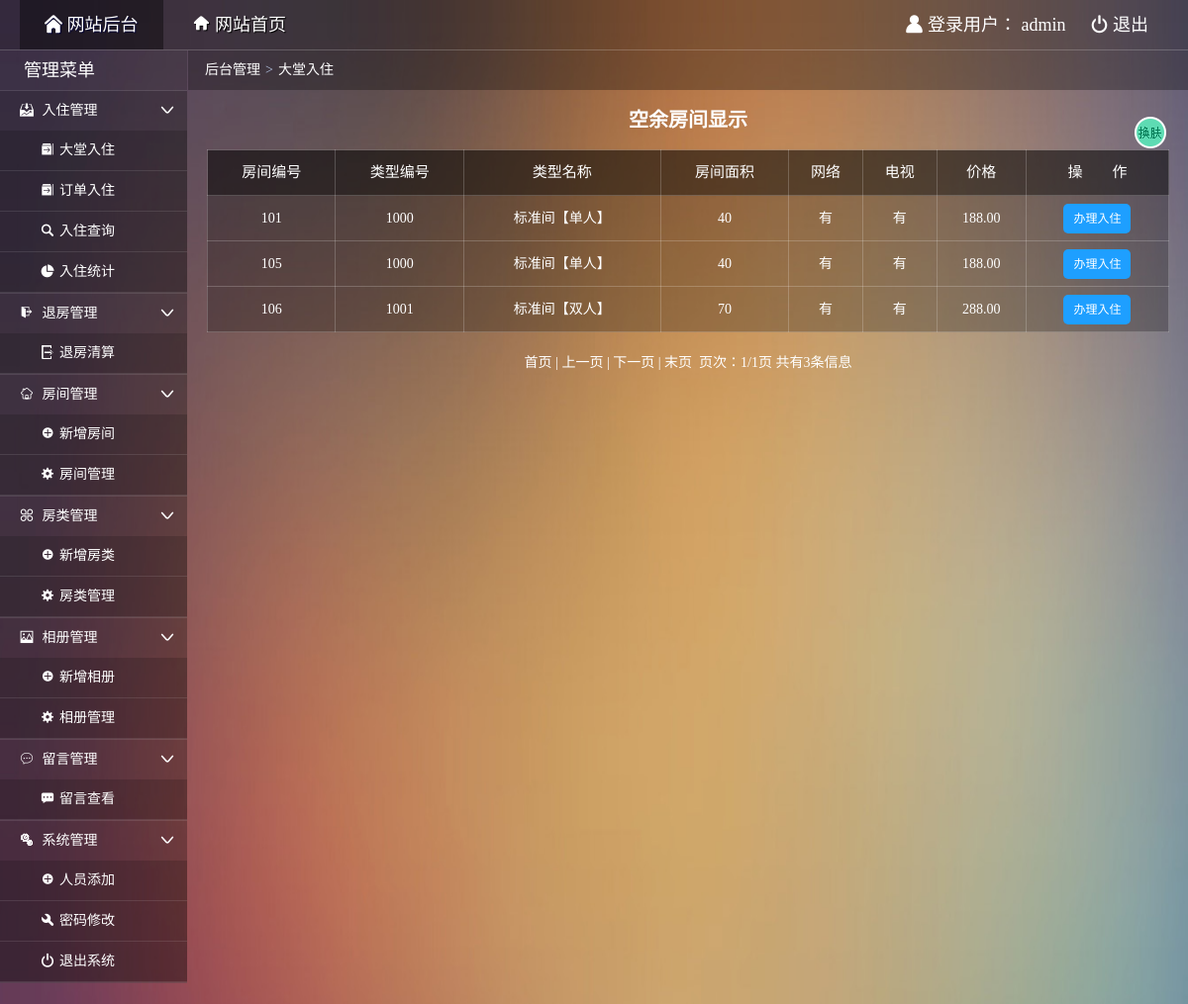
The page /admin/admin_addn.php (signed in) on the database its author committed.
### tables this page shows
CREATE TABLE IF NOT EXISTS `room` (
  `roomid` varchar(4) NOT NULL COMMENT '房间编号',
  `typeid` int(4) NOT NULL COMMENT '类型标识',
  `status` char(1) NOT NULL COMMENT '是否入住',
  `remarks` varchar(500) default NULL COMMENT '房间描述',
  `pic` varchar(100) NOT NULL COMMENT '房间图片',
  PRIMARY KEY  (`roomid`),
  UNIQUE KEY `roomid` (`roomid`),
  KEY `FK_ID` (`typeid`)
);

CREATE TABLE IF NOT EXISTS `roomtype` (
  `typeid` int(4) NOT NULL auto_increment COMMENT '类型标识',
  `typename` varchar(20) NOT NULL COMMENT '类型名称',
  `area` varchar(2) NOT NULL COMMENT '房间面积',
  `hasNet` char(1) NOT NULL default '有' COMMENT '网络',
  `hasTV` char(1) NOT NULL default '有' COMMENT '有线电视',
  `price` decimal(8,2) NOT NULL COMMENT '价格',
  `totalnum` int(4) NOT NULL COMMENT '房间数量',
  `leftnum` int(4) NOT NULL COMMENT '剩余数量',
  PRIMARY KEY  (`typeid`)
);

### admin/admin_addn.php (the view, shortened to what this page needs)
<!doctype html>
<html>
<head>
  <link rel="stylesheet" type="text/css" href="css/common.css"/>
  <link rel="stylesheet" type="text/css" href="css/main.css"/>
</head>
<body>
  <div class="topbar-wrap white">
    <div class="topbar-inner clearfix">
      <div class="topbar-logo-wrap clearfix">
        <ul class="navbar-list clearfix">
          <li><a class="on" href="admin_index.php"><i class="icon-font">&#xe622;</i> 网站后台</a></li>
          <li><a href="../index.php" target="_blank"><i class="icon-font">&#xe681;</i> 网站首页</a></li>
        </ul>
      </div>
      <div class="top-info-wrap">
        <ul class="top-info-list clearfix">
          <li><i class="icon-font">&#xe607;</i> 登录用户：
          <?php
          if($_SESSION["aname"]){
            echo $_SESSION["aname"];
          }else{
            header("location:index.php");
            exit;
          }
          ?>
          </li>
          <li><a href="admin_logout.php"><i class="icon-font">&#xe638;</i> 退出</a></li>
        </ul>
      </div>
    </div>
  </div>
  <div class="container clearfix">
    <div class="main-wrap">
      <div class="crumb-wrap">
        <div class="crumb-list"><i class="icon-font"></i><a href="admin_index.php">后台管理</a><span class="crumb-step">&gt;</span><span class="crumb-name">大堂入住</span></div>
      </div>
      <div class="search-wrap">空余房间显示</div>
      <div class="result-wrap">
        <div class="result-content">
          <table class="result-tab" width="100%">
            <tr>
              <th class="tc">房间编号</th>
              <th class="tc">类型编号</th>
              <th class="tc">类型名称</th>
              <th class="tc">房间面积</th>
              <th class="tc">网络</th>
              <th class="tc">电视</th>
              <th class="tc">价格</th>
              <th class="tc">操&emsp;&emsp;作</th>
            </tr>
            <?php
              require("../dbconnect.php");
              $pagesize = 10;
              $sql = "select a.roomid,b.typeid,b.typename,b.area,b.hasNet,b.hasTV,b.price from room a,roomtype b where a.typeid=b.typeid and a.status='否' and b.leftnum>0 and a.roomid not in (select roomid from orders where ostatus='是')";
              $rs=mysqli_query($db_link,$sql);
              $recordcount=mysqli_num_rows($rs);
              $pagecount=($recordcount-1)/$pagesize+1;
              $pagecount=(int)$pagecount;
              $pageno=@$_GET["pageno"];
              if($pageno=="")
              {
                  $pageno=1;
              }
              $startno=($pageno-1)*$pagesize;
              $sql="select a.roomid,b.typeid,b.typename,b.area,b.hasNet,b.hasTV,b.price from room a,roomtype b where a.typeid=b.typeid and a.status='否' and b.leftnum>0 and a.roomid not in (select roomid from orders where ostatus='是') order by a.roomid asc limit $startno,$pagesize";
              $rs=mysqli_query($db_link,$sql);
              while($rows=mysqli_fetch_assoc($rs))
              {  ?>
                <tr>
                <td class='tc'><?php echo $rows["roomid"] ?></td>
                <td class='tc'><?php echo $rows["typeid"] ?></td>
                <td class='tc'><?php echo $rows["typename"] ?></td>
                <td class='tc'><?php echo $rows["area"] ?></td>
                <td class='tc'><?php echo $rows["hasNet"] ?></td>
                <td class='tc'><?php echo $rows["hasTV"] ?></td>
                <td class='tc'><?php echo $rows["price"] ?></td>
                <td class='tc'>
                <a href='admin_order.php?orid=<?php echo $rows["roomid"] ?>'  class='link-update'>办理入住</a>
                </td>
                </tr>
            <?php } ?>
          </table>
          <div class="list-page">
      <?php
        if($pageno==1)
        {
          if($recordcount>$pagesize){
            echo "首页 | 上一页 | <a href='?pageno=".($pageno+1)."'>下一页</a> | <a href='?pageno=".$pagecount."'>末页</a>";
          }else{
            echo "首页 | 上一页 | 下一页 | 末页";
          }
        }
        echo "&nbsp;&nbsp;页次：".$pageno."/".$pagecount."页&nbsp;共有".$recordcount."条信息";
      ?>
  </div>
        </div>
      </div>
    </div>
  </div>
</body>
</html>

### admin/css/common.css (style rules this page uses)
html { height:100%; }
body { width:100%;font:14px/1.5 '微软雅黑';word-wrap:break-word;word-break:break-all;-webkit-text-size-adjust:none;background-color: #54364a;background-repeat: no-repeat;background-size:100% 200%;color:#fff; }
body,dl,dd,h1,h2,h3,h4,h5,h6,p,form,ul,ol,blockquote { margin:0 }
table { border-collapse:collapse;border-spacing:0 }
em,i,cite,blockquote { font-style:normal }
ul,ol,li { list-style:none outside;padding:0 }
h1,h2,h3,h4,h5,h6 { font-size:100% }
a { color:#fff;text-decoration:none;outline:0 }
.tc { text-align:center; }
.clearfix:after { content:".";display:block;height:0;clear:both;visibility:hidden; }
.clearfix { *height:1%; }
.white,.white a:link,.white a:visited { color:#fff; }
.icon-font { font-family:'iconfont'; speak:none; font-weight:400; font-style:normal; font-variant:normal; text-transform:none; line-height:1; -webkit-font-smoothing:antialiased; }
.topbar-wrap { height:50px;line-height:50px;background:rgba(0, 0, 0, 0.3);border-bottom: 1px solid rgba(255, 255, 255, 0.2); }
.topbar-logo-wrap { float:left; }
.topbar-inner { font-size:18px;padding:0 20px; }
.navbar-list { float:left; }
.top-info-wrap { float:right; }
.navbar-list li { float:left; }
.navbar-list li a { float:left;margin-right:5px;padding:0 25px;text-shadow:1px 1px 1px #000; }
.navbar-list li a.on { color:#fff;text-shadow:1px 1px 1px #003;background:rgba(0,0,0,0.4); }
.top-info-list li { float:left; }
.top-info-list li a { float:left;margin-left:5px;padding:0 20px;display:inline;zoom:1; }
.list-page { padding:20px 0;text-align:center; }

### admin/css/main.css (style rules this page uses)
.sidebar-wrap { float: left;width: 189px;background: rgba(0, 0, 0, 0.20); }
.main-wrap { margin-left: 190px;min-height:100%; }
.sidebar-title { border-bottom: 1px solid rgba(255, 255, 255, 0.1);height: 40px;line-height: 40px;text-indent:1em;font-size: 24px;text-align: left; }
.sidebar-title h1 { font-weight: normal;font-size:18px; }
.sidebar-list li { background-color: rgba(0, 0, 0, 0.1);border-bottom: 1px solid rgba(255, 255, 255, 0.1); }
.sidebar-list li .icon-font { margin-right: 5px;color: #fff;font-size: 14px; }
.sidebar-list li a { padding: 0 15px 0 20px;display: block;color:#fff;height: 40px;line-height: 40px;position: relative; }
.sub-menu { background:rgba(0, 0, 0, 0.15); }
.sub-menu li { padding-left: 21px;background-color: rgba(0, 0, 0, 0.01);border-bottom: 1px solid rgba(255, 255, 255, 0.1); }
.sub-menu .icon-font { font-size: 11px; }
.crumb-wrap { height: 40px;line-height: 39px;background: rgba(0,0,0,0.3); }
.crumb-list { padding-left: 12px; }
.crumb-step { margin: 0 5px;color: #b2c2e0;font-family: serif; }
.search-wrap { padding: 15px 0;border-bottom: 1px solid #e5e5e5; }
.result-wrap { padding:0 19px; }
.result-tab { border-collapse:collapse;background-color: rgba(0,0,0,0.25); }
.result-tab th { font-weight: normal;font-size: 15px;background:rgba(0,0,0,0.4); }
.result-tab th,.result-tab td { padding:5px;border:1px solid rgba(255,255,255,0.2); }
.result-tab tr { line-height:35px;transition:all,.3s,ease; }
.result-tab .tc { text-align: center; }
.tc>a { background-color: #1E9FFF; display: inline-block; text-align: center; height: 30px; line-height: 30px; padding: 0 10px 0; border-radius: 5px; font-size: 12px; }
.search-wrap { font-weight: 700;padding: 15px 0 15px;color:#fff;text-align:center;font-size:20px;border:none; }
.icon { position: absolute; right: 8px; top: 12px; }
.set-btn { width: 32px;height: 32px;cursor: pointer;position: fixed;right: 22px;top: 118px;overflow: hidden;background-image: url(../img/s1.png);animation:setbtn 4s linear 0s infinite; }

### rows shown on the page
room: roomid "101", typeid.typeid "1000", typeid.typename "标准间【单人】", typeid.area "40", typeid.hasNet "有", typeid.hasTV "有", typeid.price "188.00"
room: roomid "105", typeid.typeid "1000", typeid.typename "标准间【单人】", typeid.area "40", typeid.hasNet "有", typeid.hasTV "有", typeid.price "188.00"
room: roomid "106", typeid.typeid "1001", typeid.typename "标准间【双人】", typeid.area "70", typeid.hasNet "有", typeid.hasTV "有", typeid.price "288.00"

### other values the page prints
$_SESSION["aname"] "admin"
$pageno "1"
$pagecount "1"
$recordcount "3"
